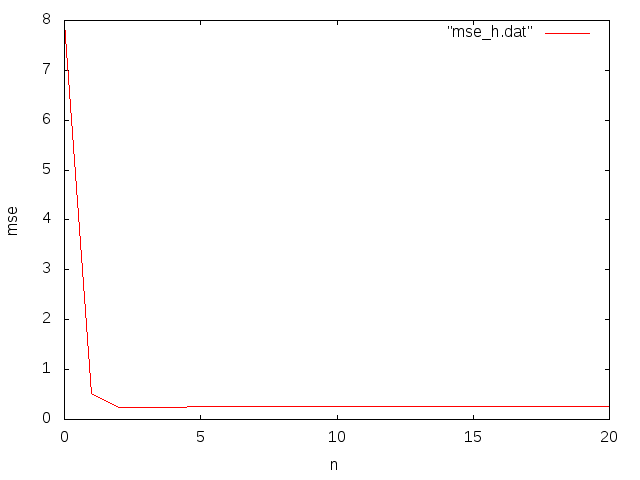

The gnuplot source for this figure:
set xlabel "n"
set ylabel "mse"
plot "mse_h.dat" w l
